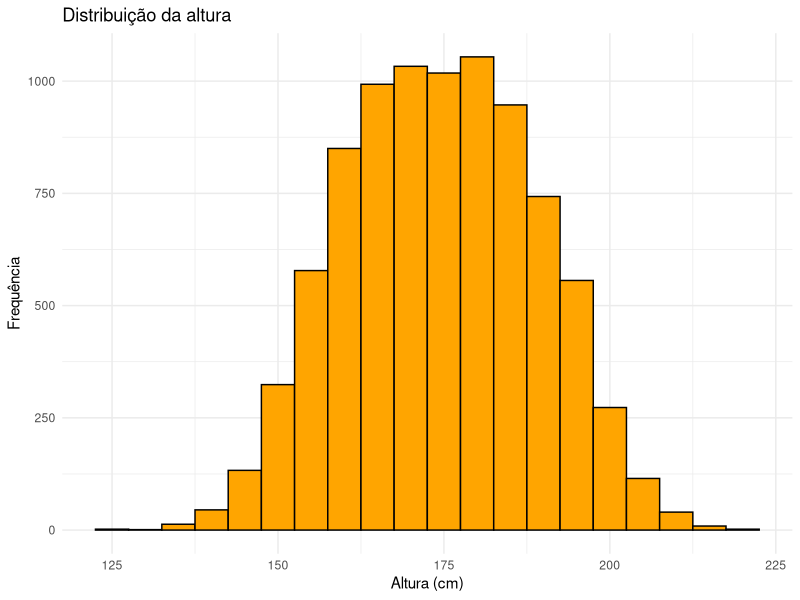
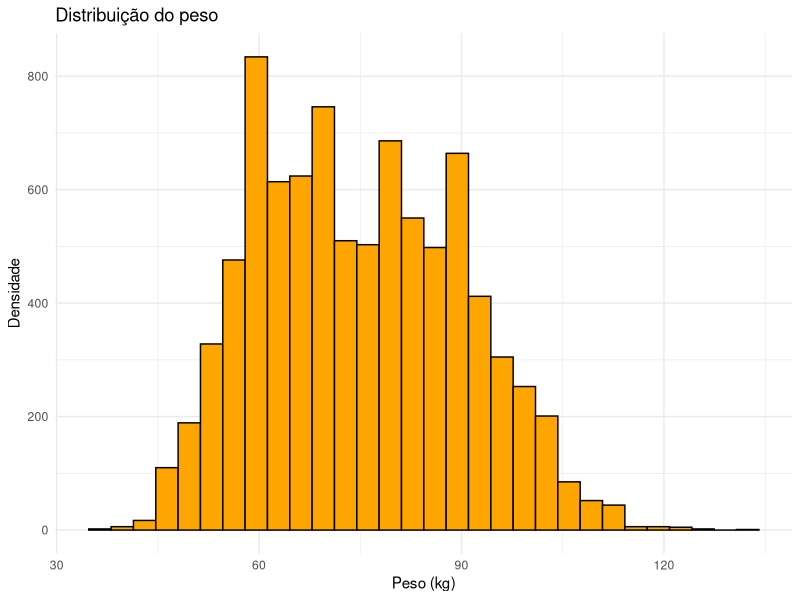
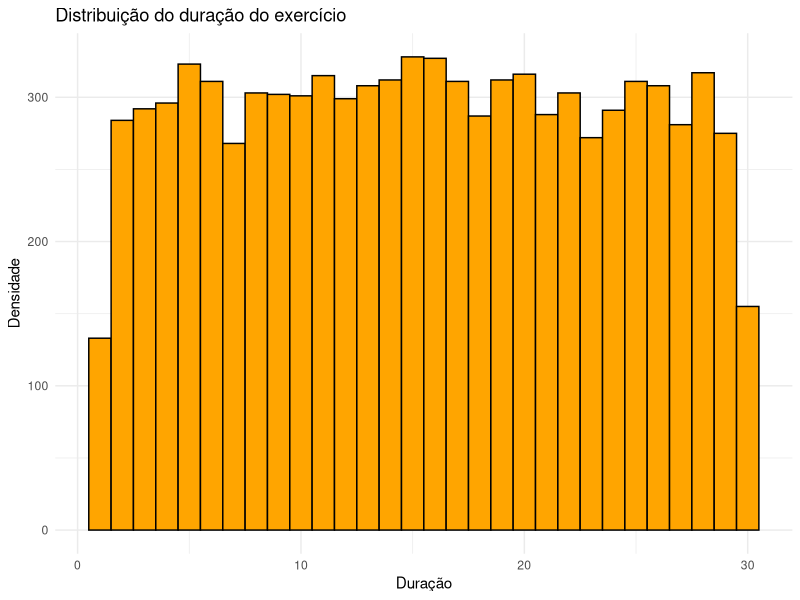
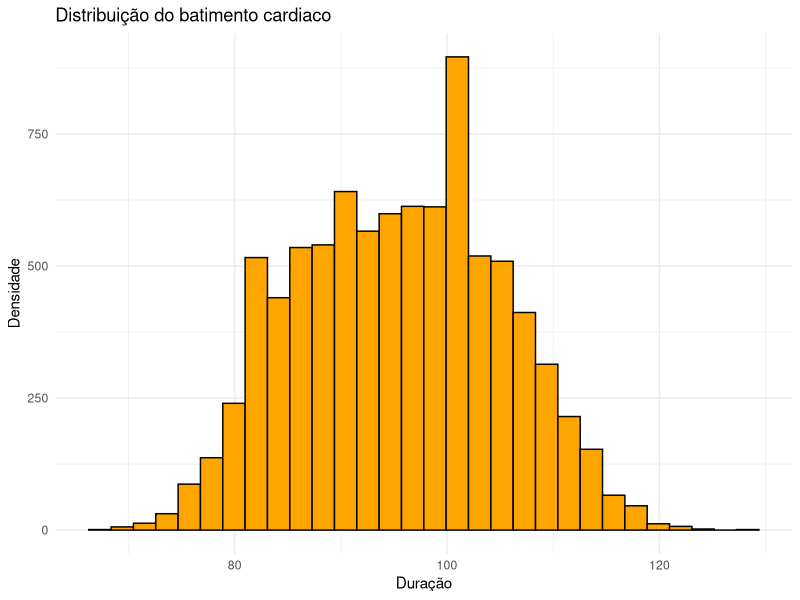
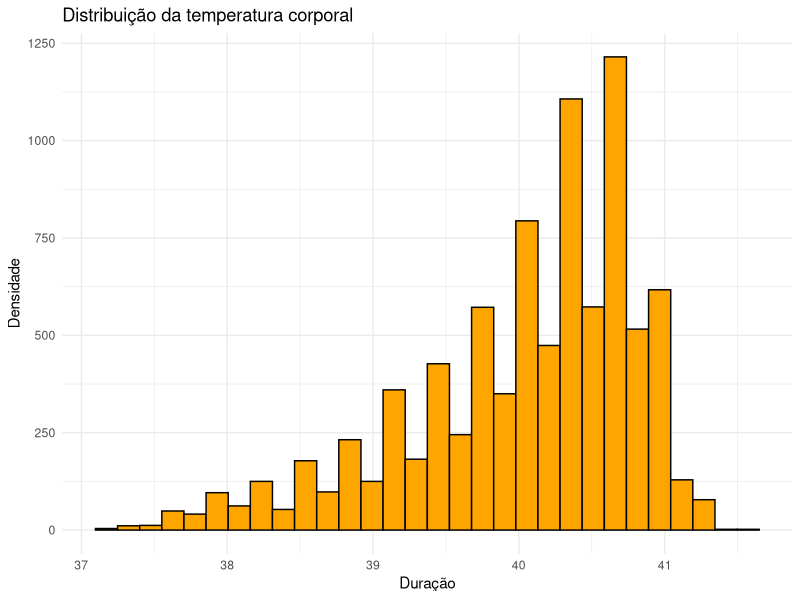
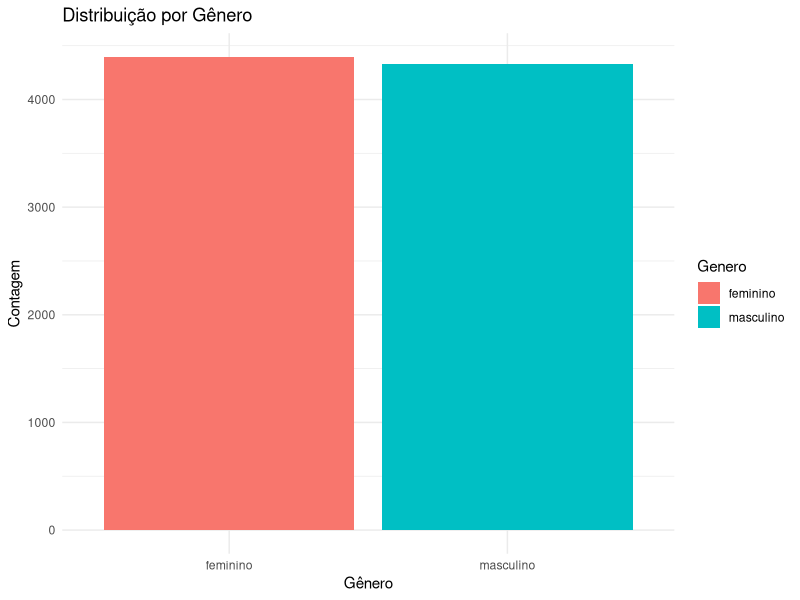
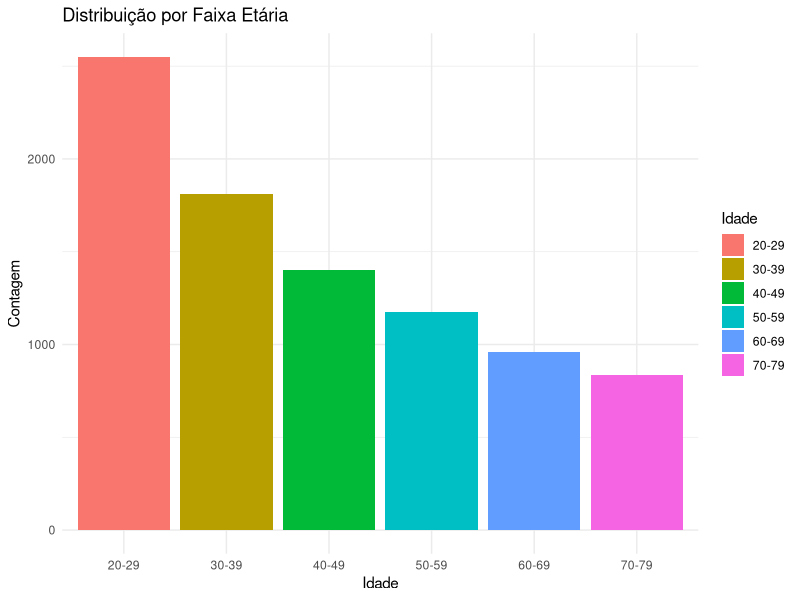
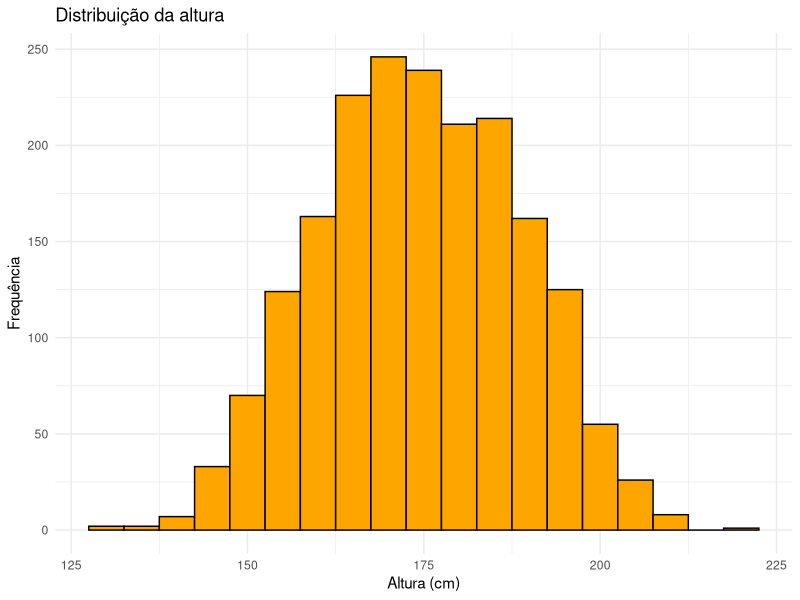

The R source for these figures, in order:
## ---- chunk 1

knitr::opts_chunk$set(
  echo = TRUE,      # Exibir código nos chunks
  error = FALSE,    # Ocultar mensagens de erro
  message = FALSE,  # Ocultar mensagens informativas
  warning = FALSE,  # Ocultar avisos
  tidy = FALSE      # Não reformatar automaticamente o código
)

options(digits = 3) # Definição do número de casas decimais padrão
## ---- chunk 2
dados_treino <- read.csv("T01_train_set.csv")
dados_validacao <- read.csv("T01_valid_set.csv")

paste("O dataframe de TREINO possui",nrow(dados_treino),"registros",sep=" ")
paste("###################################################################")
paste("summary TREINO:")
summary(dados_treino)
paste("###################################################################")
paste("O dataframe de VALIDAÇÃO possui",nrow(dados_validacao),"registros",sep=" ")
paste("###################################################################")
paste("summary VALIDAÇÃO:")
summary(dados_validacao)


paste("###################################################################")
## ---- chunk 3
dados_treino_sem_NAs <- dados_treino[!is.na(dados_treino$Genero) & !is.na(dados_treino$Altura) & !is.na(dados_treino$Peso) & !is.na(dados_treino$Batimento.Cardiaco) & !is.na(dados_treino$Idade),]


paste("###################################################################")
paste("summary após a remoção de regitros com NA:")
summary(dados_treino_sem_NAs)

paste("###################################################################")
paste("Foram removidos",nrow(dados_treino) - nrow(dados_treino_sem_NAs)," registros inválidos", sep=" ")

paste("Versão final após limpeza dos dados possui",nrow(dados_treino_sem_NAs),"registros",sep=" ")

paste("###################################################################")

dados_validacao_sem_NAs <- dados_validacao[!is.na(dados_validacao$Duracao) & !is.na(dados_validacao$Temperatura.Corporal)& !is.na(dados_validacao$Peso),]


paste("###################################################################")
paste("summary após a remoção de regitros com NA:")
summary(dados_validacao_sem_NAs)

paste("###################################################################")
paste("Foram removidos",nrow(dados_validacao) - nrow(dados_validacao_sem_NAs)," registros inválidos do dataset de VALIDAÇÃO", sep=" ")

paste("Versão final após limpeza dos dados possui",nrow(dados_validacao_sem_NAs),"registros",sep=" ")
paste("###################################################################")
## ---- chunk 4
library(ggplot2)

# Histograma da altura
ggplot(dados_treino_sem_NAs, aes(x = Altura)) +
  geom_histogram(binwidth = 5, fill = "orange", color = "black") +
  theme_minimal() +
  labs(title = "Distribuição da altura", x = "Altura (cm)", y = "Frequência")

# Histograma do peso
ggplot(dados_treino_sem_NAs, aes(x = Peso)) +
  geom_histogram(fill = "orange", color = "black") +
  theme_minimal() +
  labs(title = "Distribuição do peso", x = "Peso (kg)", y = "Densidade")

# Histograma do duração do exercício
ggplot(dados_treino_sem_NAs, aes(x = Duracao)) +
  geom_histogram(fill = "orange", color = "black") +
  theme_minimal() +
  labs(title = "Distribuição do duração do exercício", x = "Duração", y = "Densidade")

# Histograma do batimetno cardiaco
ggplot(dados_treino_sem_NAs, aes(x = Batimento.Cardiaco)) +
  geom_histogram(fill = "orange", color = "black") +
  theme_minimal() +
  labs(title = "Distribuição do batimento cardiaco", x = "Duração", y = "Densidade")

# Histograma da temperatura corporal
ggplot(dados_treino_sem_NAs, aes(x = Temperatura.Corporal)) +
  geom_histogram(fill = "orange", color = "black") +
  theme_minimal() +
  labs(title = "Distribuição da temperatura corporal", x = "Duração", y = "Densidade")

ggplot(dados_treino_sem_NAs, aes(x = Genero, fill = Genero)) +
  geom_bar() +
  theme_minimal() +
  labs(title = "Distribuição por Gênero", x = "Gênero", y = "Contagem")

ggplot(dados_treino_sem_NAs, aes(x = Idade, fill = Idade)) +
  geom_bar() +
  theme_minimal() +
  labs(title = "Distribuição por Faixa Etária", x = "Idade", y = "Contagem")

## ---- chunk 5
library(ggplot2)

# Histograma da altura
ggplot(dados_validacao_sem_NAs, aes(x = Altura)) +
  geom_histogram(binwidth = 5, fill = "orange", color = "black") +
  theme_minimal() +
  labs(title = "Distribuição da altura", x = "Altura (cm)", y = "Frequência")

# Histograma do peso
ggplot(dados_validacao_sem_NAs, aes(x = Peso)) +
  geom_histogram(fill = "orange", color = "black") +
  theme_minimal() +
  labs(title = "Distribuição do peso", x = "Peso (kg)", y = "Densidade")

# Histograma do duração do exercício
ggplot(dados_validacao_sem_NAs, aes(x = Duracao)) +
  geom_histogram(fill = "orange", color = "black") +
  theme_minimal() +
  labs(title = "Distribuição do duração do exercício", x = "Duração", y = "Densidade")

# Histograma do batimetno cardiaco
ggplot(dados_validacao_sem_NAs, aes(x = Batimento.Cardiaco)) +
  geom_histogram(fill = "orange", color = "black") +
  theme_minimal() +
  labs(title = "Distribuição do batimento cardiaco", x = "Duração", y = "Densidade")

# Histograma da temperatura corporal
ggplot(dados_validacao_sem_NAs, aes(x = Temperatura.Corporal)) +
  geom_histogram(fill = "orange", color = "black") +
  theme_minimal() +
  labs(title = "Distribuição da temperatura corporal", x = "Duração", y = "Densidade")

ggplot(dados_validacao_sem_NAs, aes(x = Genero, fill = Genero)) +
  geom_bar() +
  theme_minimal() +
  labs(title = "Distribuição por Gênero", x = "Gênero", y = "Contagem")

ggplot(dados_validacao_sem_NAs, aes(x = Idade, fill = Idade)) +
  geom_bar() +
  theme_minimal() +
  labs(title = "Distribuição por Faixa Etária", x = "Idade", y = "Contagem")

## ---- chunk 6
paste("Amostra de dados de idade:")
head(dados_treino_sem_NAs$Idade)
paste("###################################################################")
paste("Amostra de dados de genero:")
head(dados_treino_sem_NAs$Genero)
paste("###################################################################")
## ---- chunk 7
paste("#####################################################")
paste("One hot encoding para conjunto de TREINO")
dados_para_encoding_treino <- dados_treino_sem_NAs
idade_one_hot_encoding <- model.matrix(~Idade - 1, data = dados_para_encoding_treino)
dados_para_encoding_treino <- cbind(dados_para_encoding_treino, idade_one_hot_encoding)

genero_one_hot_encoding <- model.matrix(~Genero - 1, data = dados_para_encoding_treino)
dados_para_encoding_treino <- cbind(dados_para_encoding_treino, genero_one_hot_encoding)

dados_para_encoding_treino$Idade <- NULL
dados_para_encoding_treino$Genero <- NULL
colnames(dados_para_encoding_treino) <- gsub("-", "_", colnames(dados_para_encoding_treino))

paste("#####################################################")
paste("One hot encoding para conjunto de VALIDAÇÃO")

dados_para_encoding_validacao <- dados_validacao_sem_NAs
idade_one_hot_encoding <- model.matrix(~Idade - 1, data = dados_para_encoding_validacao)
dados_para_encoding_validacao <- cbind(dados_para_encoding_validacao, idade_one_hot_encoding)

genero_one_hot_encoding <- model.matrix(~Genero - 1, data = dados_para_encoding_validacao)
dados_para_encoding_validacao <- cbind(dados_para_encoding_validacao, genero_one_hot_encoding)

dados_para_encoding_validacao$Idade <- NULL
dados_para_encoding_validacao$Genero <- NULL
colnames(dados_para_encoding_validacao) <- gsub("-", "_", colnames(dados_para_encoding_validacao))

paste("#####################################################")
paste("Amostra dos dados de TREINO")
head(dados_para_encoding_treino, 20)
paste("Amostra dos dados de VALIDAÇÃO")
head(dados_para_encoding_validacao, 20)
## ---- chunk 8
# Calculando os valores mínimos e máximos de cada variável
min_features <- apply(dados_para_encoding_treino[, 1:6], 2, min)
max_features <- apply(dados_para_encoding_treino[, 1:6], 2, max)
diff         <- max_features - min_features

print("Valores mínimos")
print(min_features)
print("Valores máximos")
print(max_features)
print("Diferença entre máximos e mínimos")
print(diff)
## ---- chunk 9
# Aplicando a normalização Min-Max nos dados de treino e validação
treino_normalizado <- dados_para_encoding_treino
validacao_normalizado <- dados_para_encoding_validacao

treino_normalizado[, 1:6] <- sweep(treino_normalizado[, 1:6], 2, min_features, "-")
treino_normalizado[, 1:6] <- sweep(treino_normalizado[, 1:6], 2, diff, "/")

validacao_normalizado[, 1:6] <- sweep(validacao_normalizado[, 1:6], 2, min_features, "-")
validacao_normalizado[, 1:6] <- sweep(validacao_normalizado[, 1:6], 2, diff, "/")
## ---- chunk 10
# Treinando o modelo de regressão linear com as variáveis contínuas
baseline <- lm(formula = Calorias ~ Altura + Peso
               + Duracao + Batimento.Cardiaco + Temperatura.Corporal +
               Idade20_29 +
                 Idade30_39 +
                 Idade40_49 +
                 Idade50_59 +
                  Idade60_69 +
                 Idade70_79 +
                 Generofeminino + 
                 Generomasculino
               ,data=treino_normalizado)

# Exibindo o resumo do modelo ajustado
summary(baseline)
## ---- chunk 11
# Realizando previsões nos dados de treino e validação
train_pred <- predict(baseline, treino_normalizado)
valid_pred <- predict(baseline, validacao_normalizado)
## ---- chunk 12
# Função para calcular o MAE
MAE <- function(preds, labels) {
  mae_values <- sum(abs(preds - labels)) / length(preds)
  return(mae_values)
}

# Função para calcular o MSE
MSE <- function(preds, labels) {
  mse_values <- sum((preds - labels)^2) / length(preds)
  return(mse_values)
}

# Função para calcular o R²
R2 <- function(pred, true) {
  rss <- sum((pred - true)^2)
  tss <- sum((true - mean(true))^2)
  r2 <- 1 - rss / tss
  return(r2)
}
## ---- chunk 13
# Calculando as métricas para o conjunto de treino
mae_train <- MAE(train_pred, treino_normalizado$Calorias)
mse_train <- MSE(train_pred, treino_normalizado$Calorias)
r2_train  <- R2(train_pred, treino_normalizado$Calorias)

# Calculando as métricas para o conjunto de validação
mae_valid <- MAE(valid_pred, validacao_normalizado$Calorias)
mse_valid <- MSE(valid_pred, validacao_normalizado$Calorias)
r2_valid  <- R2(valid_pred, validacao_normalizado$Calorias)


# Organizando os resultados em um dataframe
results_baseline <- data.frame(
  Metric = c("MAE", "MSE", "R2"),
  Train = c(mae_train, mse_train, r2_train),
  Valid = c(mae_valid, mse_valid, r2_valid)
)

# Formatando os resultados para melhor leitura
results_baseline$Train <- as.numeric(results_baseline$Train)
results_baseline$Valid <- as.numeric(results_baseline$Valid)

# Evitando notação científica na exibição dos resultados
results_baseline$Train <- format(results_baseline$Train, scientific = FALSE)
results_baseline$Valid <- format(results_baseline$Valid, scientific = FALSE)

# Exibindo os resultados
results_baseline
